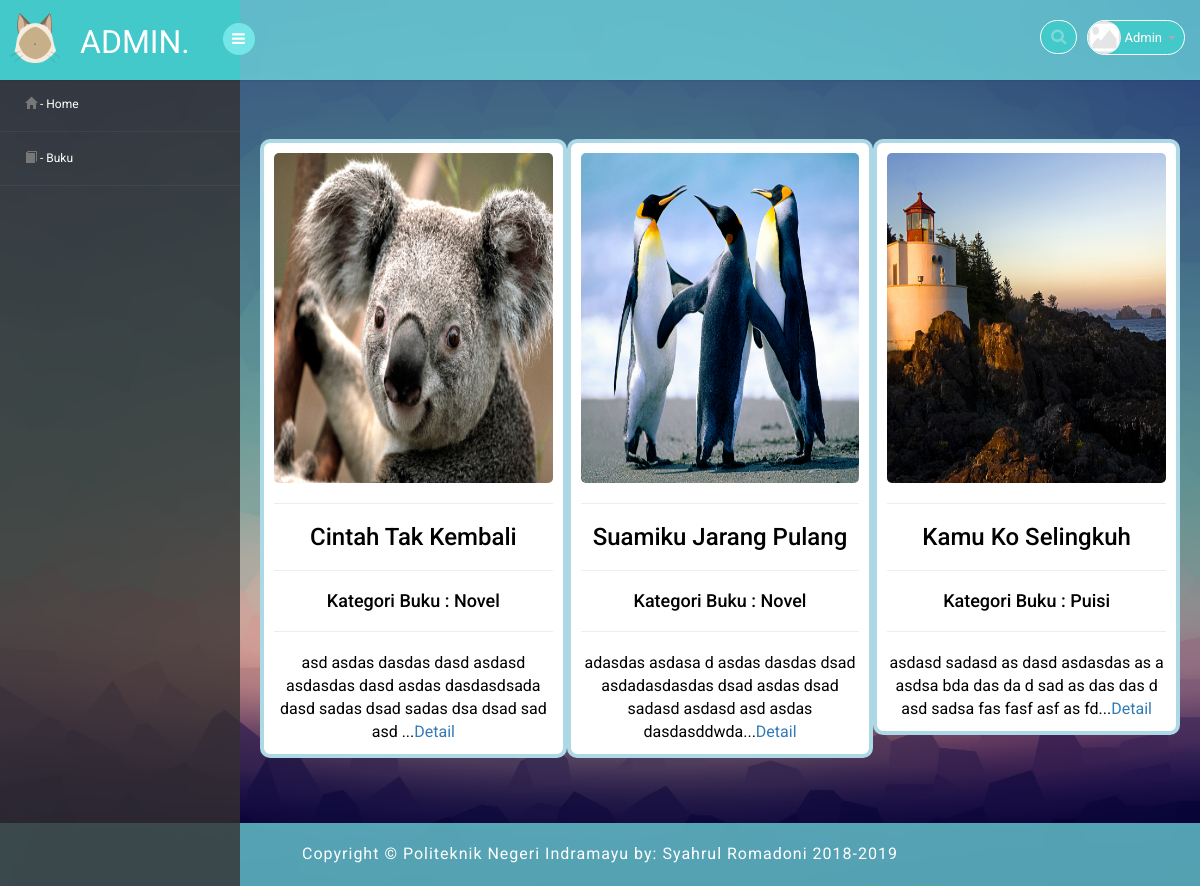
The page /3/media.php (signed in) on the database its author committed.
### tables this page shows
CREATE TABLE `buku` (
  `id` int(11) NOT NULL,
  `nama` varchar(255) NOT NULL,
  `tahun_terbit` year(4) DEFAULT NULL,
  `id_penulis` int(11) DEFAULT NULL,
  `id_penerbit` int(11) DEFAULT NULL,
  `id_kategori` int(11) DEFAULT NULL,
  `sinopsis` text,
  `sampul` varchar(255) DEFAULT NULL,
  `berkas` varchar(255) DEFAULT NULL
);

CREATE TABLE `kategori` (
  `id` int(11) NOT NULL,
  `nama` varchar(255) NOT NULL
);

### 3/home.php (the view, shortened to what this page needs)
<?php
    include "../config/koneksi.php";
    $query = "SELECT * FROM buku";
    $hasil = mysqli_query($conn, $query);
    $tampil = mysqli_num_rows($hasil);
    if ( $tampil> 0) {
        echo "<div id='easyPaginate' class='row'>";
        while ( $data = mysqli_fetch_assoc($hasil)) {
            $d = $data['sinopsis'];
              if (strlen($d) > 10) {
                $d = substr($d, 0, 100) . '...';
            }
?>
<div class="col-md-4 market-update-gd s sss srr">
        <img style='height:330px; width: 100%; border-radius: 5px;' src='../sampul/<?php echo "$data[sampul]"; ?>' alt='cover'>
            <hr>
            <h3 align="center"><?php echo $data['nama']; ?></h3>
            <hr>
            <?php
				$data1 = mysqli_query($conn, "SELECT * FROM kategori WHERE id='$data[id_kategori]'");
				$id    = mysqli_fetch_array($data1);
				$mp1   = $id['nama'];
			?>
            <h4 align="center">Kategori Buku : <?php echo $mp1 ?></h4>
            <hr>
            <p align="center"><?php echo "$d"; ?><a href="media.php?page=detail_buku&id=<?php echo $data['id']?>">Detail</a></p>
</div>
<?php
        }
        echo "</div>";
    }
?>

### assets/css/style.css (style rules this page uses)
.srr { height: auto; }
.row { padding: 20px; }
.s { color: black; }
.sss { background-color: white; border-radius: 10px; padding: 10px; border: 4px solid lightblue; }
h4, h5, h6, h1, h2, h3 { margin: 0; }
p { margin: 0; }
html, body { font-family: 'Roboto', sans-serif; font-size: 100%; overflow-x: hidden; background: url(../images/bg00.png) no-repeat 0px 0px; background-size:cover; background-repeat: no-repeat; background-attachment: fixed; -webkit-background-size: 100%; }
body a { transition: 0.5s all ease; -webkit-transition: 0.5s all ease; -moz-transition: 0.5s all ease; -o-transition: 0.5s all ease; -ms-transition: 0.5s all ease; text-decoration:none; }
h1,h2,h3,h4,h5,h6 { margin:0; }
p { margin:0; }

### rows shown on the page
buku: sampul (picture), nama "Cintah Tak Kembali", id_kategori.nama "Novel", sinopsis "asd asdas dasdas dasd asdasd asdasdas dasd asdas dasdasdsada dasd sadas dsad sadas dsa dsad sad asd ..."
buku: sampul (picture), nama "Suamiku Jarang Pulang", id_kategori.nama "Novel", sinopsis "adasdas asdasa d asdas dasdas dsad asdadasdasdas dsad asdas dsad sadasd asdasd asd asdas dasdasddwda..."
buku: sampul (picture), nama "Kamu Ko Selingkuh", id_kategori.nama "Puisi", sinopsis "asdasd sadasd as dasd asdasdas as a asdsa bda das da d sad as das das d asd sadsa fas fasf asf as fd..."

### other values the page prints
$_SESSION['username'] "Admin"
